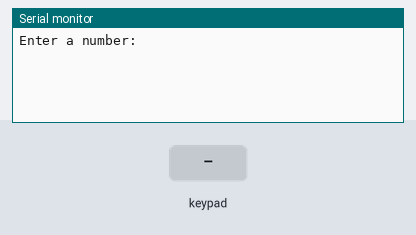
Simulated run of this sketch. Board: Arduino Uno, built with avr-gcc and run on an emulated ATmega328P. On the bench: the last lines printed to the serial monitor. The test bench sets the inputs (shaded band).

Above: at 1.2 s.
1.3 s: key '/' pressed
At 2.2 s:
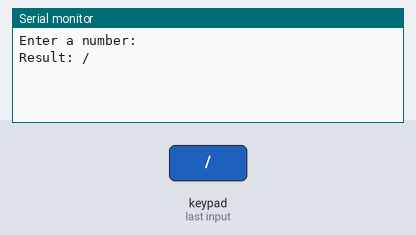
2.8 s: keypad keys 9 1 0 1 3 1 2 # pressed 0.4 s apart
At 6.6 s:
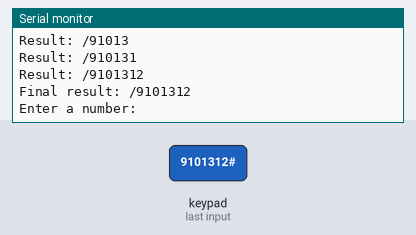
7.5 s: key '1' pressed
At 8.1 s:
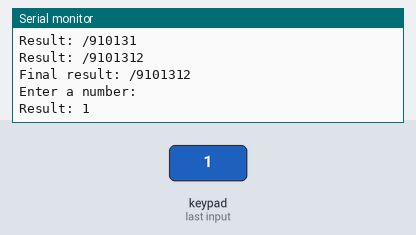
9.0 s: keypad keys 8 5 4 3 2 # pressed 0.4 s apart
At 12.0 s:
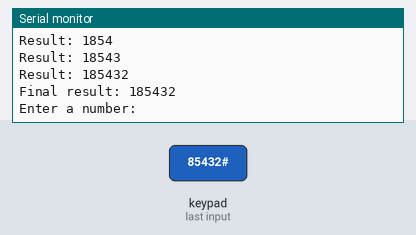
12.9 s: key ')' pressed
At 13.4 s:
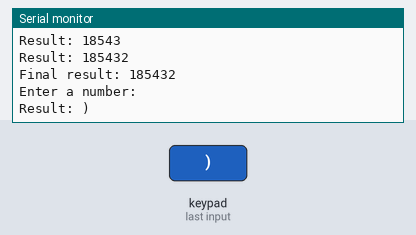
14.4 s: keypad keys 1 3 9 7 # pressed 0.4 s apart
At 17.0 s:
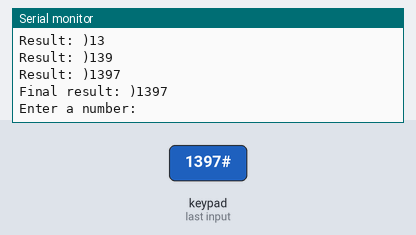

Measured:
- after the input at 1.3 s, the serial monitor: prints a new line at once (image 1)
- after the input at 2.8 s, the serial monitor: prints a new line at once (image 2)
- after the input at 7.5 s, the serial monitor: prints a new line at once (image 3)
- after the input at 9.0 s, the serial monitor: prints a new line at once (image 4)
- after the input at 12.9 s, the serial monitor: prints a new line at once (image 5)
- after the input at 14.4 s, the serial monitor: prints a new line at once (image 6)

The sketch:

PhoneKey.ino
```cpp
#include <Keypad.h>

const byte ROWS = 4;
const byte COLS = 5;

// < is P1, > is P2, / is P3

char keys[ROWS][COLS] = {
    {'/', '1', '2', '3', ')'},
    {'>', '4', '5', '6', 'L'},
    {'<', '7', '8', '9', 'M'},
    {'(', '*', '0', '#', 'F'}};

String multiEnabled = "0123456789";
String keyStringArray[10] = {
    "0Z.",
    "1", "2ABC", "3DEF",
    "4GHI", "5JKL", "6MNO",
    "7PQRS", "8TUV", "9WXY."};

byte rowPins[ROWS] = {9, 10, 13, 12};
byte colPins[COLS] = {8, 5, 4, 3, 2};

Keypad keypad = Keypad(makeKeymap(keys), rowPins, colPins, ROWS, COLS);
int multiPressDelay = 1000;

void setup()
{
  Serial.begin(9600);
}

void loop()
{
  readKeypadInput("Enter a number: ");
  delay(100);
}

String readKeypadInput(String prompt)
{
  String result = "";
  Serial.println(prompt);
  for (;;)
  {
    static unsigned long lastMillis = 0;
    static char lastKey = NO_KEY;
    static int keyCount = 0;
    char key = keypad.getKey();

    if (key != NO_KEY)
    {

      if (key == '#')
      {
        Serial.println("Final result: " + result);
        return result;
      }

      if (key == '*')
      {
        result = result.substring(0, result.length() - 1);
        continue;
      }

      // Multi key press key detection
      if (multiEnabled.indexOf(key) >= 0 && key == lastKey && millis() - lastMillis < multiPressDelay)
      {
        // Serial.print("Multi key press: ");

        char finalKey;
        int keyStringIndex = multiEnabled.indexOf(key);
        String keyString = keyStringArray[keyStringIndex];
        finalKey = keyString[keyCount % keyString.length()];
        // Serial.println(finalKey);
        result = result.substring(0, result.length() - 1) + finalKey;

        lastMillis = millis();
        keyCount++;
      }
      else
      {
        lastKey = key;
        lastMillis = millis();
        keyCount = 1;
        // Serial.print("First key press: ");
        // Serial.println(key);
        result += key;
      }

      Serial.println("Result: " + result);
    }
  }
}
```
